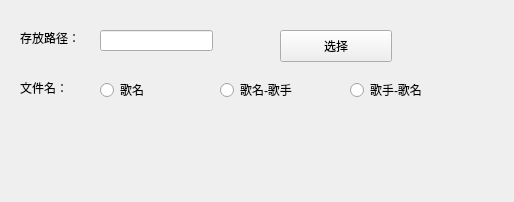
<?xml version="1.0" encoding="UTF-8"?>
<ui version="4.0">
 <class>SettingWgt</class>
 <widget class="QWidget" name="SettingWgt">
  <property name="geometry">
   <rect>
    <x>0</x>
    <y>0</y>
    <width>514</width>
    <height>202</height>
   </rect>
  </property>
  <property name="windowTitle">
   <string>Form</string>
  </property>
  <widget class="QPushButton" name="pushButton">
   <property name="geometry">
    <rect>
     <x>280</x>
     <y>30</y>
     <width>112</width>
     <height>32</height>
    </rect>
   </property>
   <property name="text">
    <string>选择</string>
   </property>
  </widget>
  <widget class="QLabel" name="label">
   <property name="geometry">
    <rect>
     <x>20</x>
     <y>30</y>
     <width>58</width>
     <height>16</height>
    </rect>
   </property>
   <property name="text">
    <string>存放路径：</string>
   </property>
  </widget>
  <widget class="QLabel" name="label_2">
   <property name="geometry">
    <rect>
     <x>20</x>
     <y>80</y>
     <width>58</width>
     <height>16</height>
    </rect>
   </property>
   <property name="text">
    <string>文件名：</string>
   </property>
  </widget>
  <widget class="QLineEdit" name="lineEdit">
   <property name="geometry">
    <rect>
     <x>100</x>
     <y>30</y>
     <width>113</width>
     <height>21</height>
    </rect>
   </property>
  </widget>
  <widget class="QRadioButton" name="radioButton">
   <property name="geometry">
    <rect>
     <x>100</x>
     <y>80</y>
     <width>71</width>
     <height>20</height>
    </rect>
   </property>
   <property name="text">
    <string>歌名</string>
   </property>
  </widget>
  <widget class="QRadioButton" name="radioButton_2">
   <property name="geometry">
    <rect>
     <x>220</x>
     <y>80</y>
     <width>100</width>
     <height>20</height>
    </rect>
   </property>
   <property name="text">
    <string>歌名-歌手</string>
   </property>
  </widget>
  <widget class="QRadioButton" name="radioButton_3">
   <property name="geometry">
    <rect>
     <x>350</x>
     <y>80</y>
     <width>100</width>
     <height>20</height>
    </rect>
   </property>
   <property name="text">
    <string>歌手-歌名</string>
   </property>
  </widget>
 </widget>
 <resources/>
 <connections/>
</ui>
